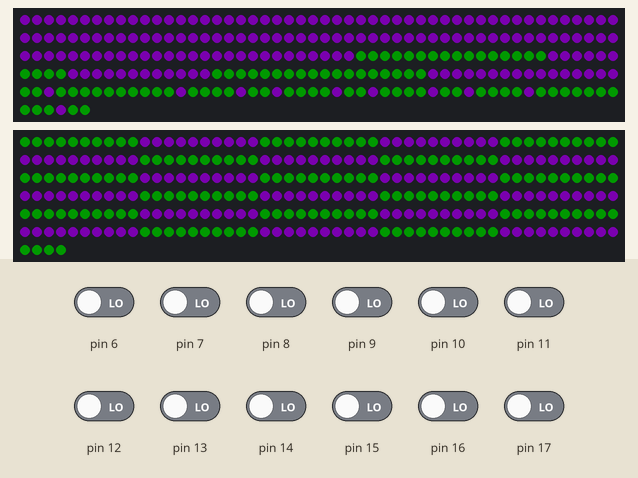
This program was run on a simulated Arduino Mega 2560, built with avr-gcc and run on an emulated ATmega2560. Parts: 256 RGB LEDs in strip order, left to right, continuing on the next row, 304 RGB LEDs in strip order, left to right, continuing on the next row. The test bench sets the inputs (shaded band); at power-on: pin 6–17 LOW. Dim RGB values are drawn brighter than linear; what the program prints to the serial monitor is not drawn.

Above: at 4.1 s.
4.2 s: pin 6 driven HIGH
At 4.63 s:
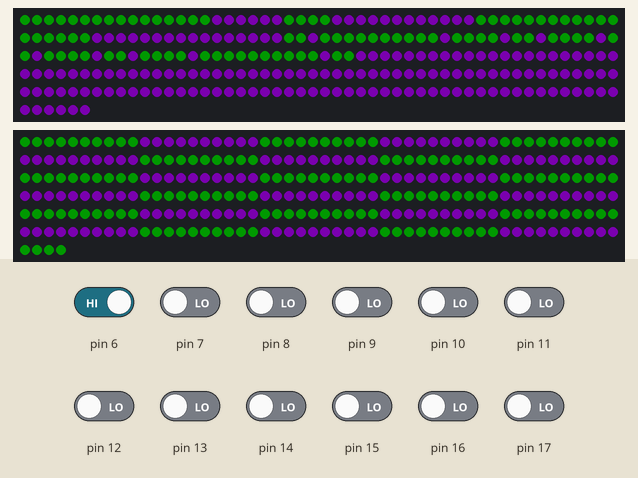
6.5 s: pin 6 driven LOW
At 9.5 s:
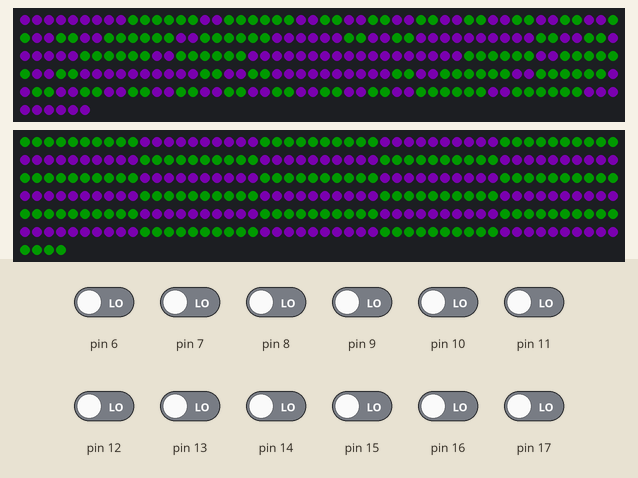
10.5 s: pin 12 driven HIGH
At 10.9 s:
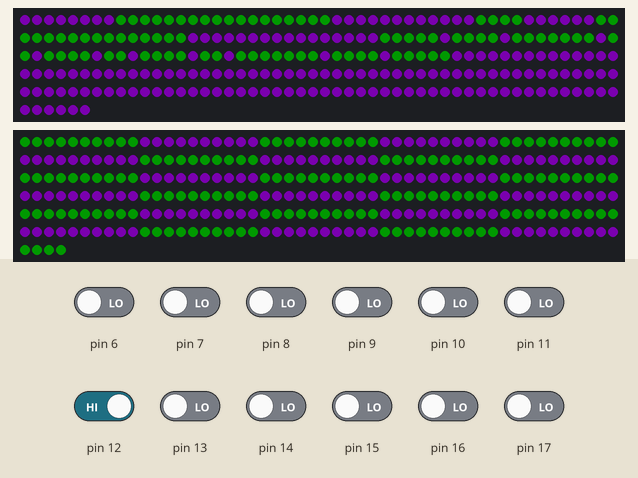
15.1 s: pin 7 driven HIGH
At 15.61 s:
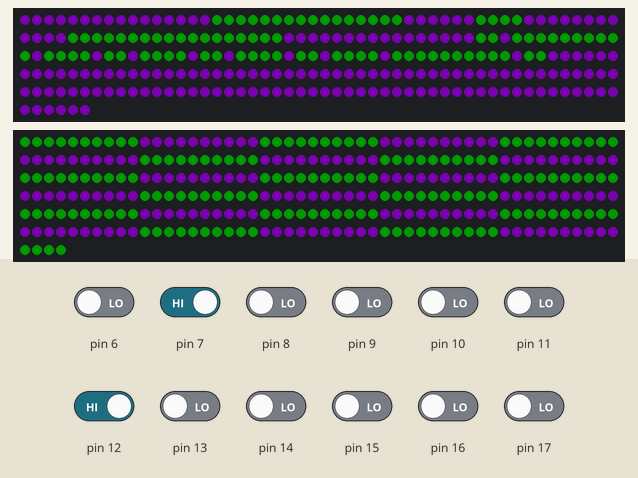
19.6 s: pin 8 driven HIGH
At 20.32 s:
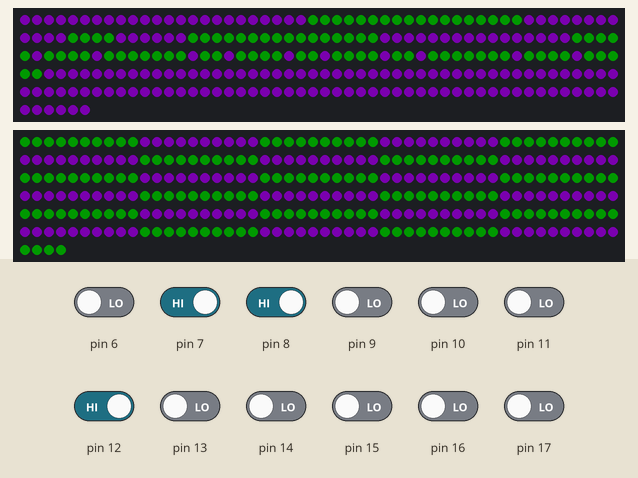
24.1 s: pin 9 driven HIGH
At 25.04 s:
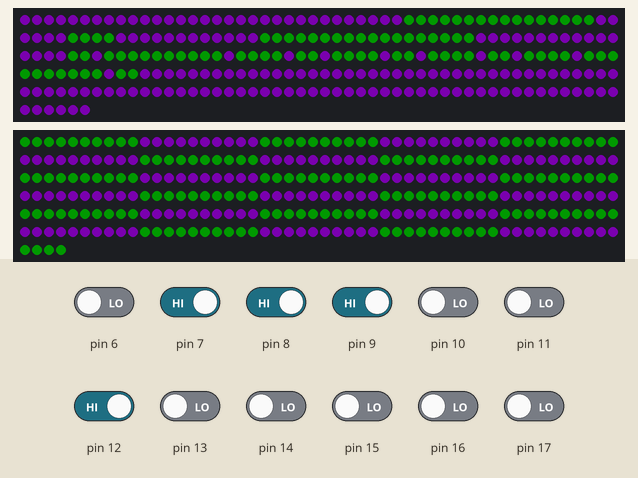

The program:

main.cpp
```cpp
#ifdef RUN_ARDUINO
  #include <Arduino.h>
  #include <FastLED.h>
#elif RUN_TEST
  #include <stdio.h>
  #include <stdlib.h>
  #include <string.h>
  #define CRGB int
  #define uint8_t int
#endif

#include "Beer_Pong_Matrix.h"
#include "Beer_Pong_Strip.h"

// Equipes //
#define EQUIPE_1 1
#define EQUIPE_2 2

// Capteurs //
#define START_SENSOR DATA_PIN + 1
#define NUM_SENSOR 12
#define BAUD 9600
#define RANGE 650

// Leds //
CRGB leds_strip[NUM_LEDS_STRIP];
CRGB leds_matrix[NUM_LEDS_MATRIX];

// Scores //
uint8_t score_1 = 6;
uint8_t score_2 = 6;


// Sensors Functions //
/**
 * Lis le nombre de capteur retournant une valeur
 * Compare au score affiché
 * S'il est différent :
 * - affiche les animations
 * - met à jour le score
*/
#ifdef RUN_ARDUINO
void read_sensors(CRGB leds_matrix[], CRGB leds_strip[])
{
  uint8_t count_1 = 0;
  uint8_t count_2 = 0;

  for (int i = 0; i < NUM_SENSOR/2; i++)
  {
    // Compte des capteurs recouvert Equipe 1 //
    if(digitalRead(i + START_SENSOR) == 0)
    {
      count_1++;
    }
  }
  for (int i = (NUM_SENSOR/2); i < NUM_SENSOR; i++)
  {
    // Compte des capteurs recouvert Equipe 2 //
    if(digitalRead(i + START_SENSOR) == 0)
    {
      count_2++;
    }
  }

  // Comparaison Capteurs recouverts avec score pour mettre à jour //
  if ((count_1 + count_2) < (score_1 + score_2))
  {
    print_US(leds_matrix, COlOR_1);
  }
  score_1 = count_1;
  score_2 = count_2;
}


void setup() {
  // Init Com Capteurs //
  Serial.begin(BAUD);
  Serial.print("Hello World\n");
  // LED Init //
  setup_matrix(leds_matrix);
  setup_strip(leds_strip);
  // Print US //
  print_US(leds_matrix, COlOR_1);
}

void loop() {
  delay(500);
  strip_ambient(leds_strip, COlOR_1, COlOR_2);
  read_sensors(leds_matrix, leds_strip);
  clear_matrix(leds_matrix, COlOR_2);
  print_score(score_1, score_2, leds_matrix);
}

#elif RUN_TEST

int main()
{
  printf("\n\n");

  print_word("Hey", 1, leds_matrix, COlOR_1);
  // defil_word("Hey", leds_matrix, COlOR_1);

  printf("\n\n");
  return 0;
}

#endif
```

Beer_Pong_Matrix.h
```cpp
#define LED_PIN  2
#define NUM_LEDS_MATRIX 256

#define COLOR_ORDER GRB
#define CHIPSET     WS2812B

#define BRIGHTNESS  64  //Choose between 0 -> ??

#define MID_LINE (6*8)
#define LAST_LINE (12*8)
#define NEXT_LINE 8
#define SHORT_CORNER 3
#define LONG_CORNER 16
#define START_LINE_1 9
#define START_LINE_2 (255 -8 -1)
#define COLUMN_1 14
#define COLUMN_2 (255 -8 -6)

#ifdef RUN_ARDUINO
    #define COlOR_1 CRGB :: DarkGreen
    #define COlOR_2 CRGB :: DarkViolet
#elif RUN_TEST
    #define COlOR_1 1
    #define COlOR_2 0
#endif

#define HIGH_MATRIX 32
#define WIDTH 8

#define Xmax 32
#define nbLettre 8
#define XLettremax 2
#define YLettremax 8
#define nbLed 256


// XYMatrix functions //

void simu_matrix(CRGB leds_matrix[]);

/**
 * Instancie les Leds et la luminosité
*/
void setup_matrix(CRGB leds_matrix[]);

/**
 * Retourne la led en position XY
*/
unsigned long getLed(int x, int y);

/**
 * Affiche sur Score sur la Matrice 8x32
 * Indiquer :
 * - Numéro d'Equipe
 * - Score de cette équipe
 * (Peut être utiliser DrawOneFrame)
*/
void print_score(uint8_t score_1, uint8_t score_2, CRGB leds_matrix[]);

/*
 * Permet d'écrire (en MAJUSCULE)
*/
void print_letter(char letter, int letter_idx, CRGB leds_matrix[], long color);

/**
 * Permet d'écrire un mot
*/
void print_word(char* word, int start_pixel, CRGB leds_matrix[], long color);

/**
 * Permet de faire défiler un mot
*/
void defil_word(char word[], CRGB leds_matrix[], long color);

/**
 *
*/
void print_US(CRGB leds_matrix[], long color);

/**
 *
*/
void matrix_animation_serpent(CRGB leds_matrix[], long color);

/**
 *
*/
void matrix_animation_ligne(CRGB leds_matrix[], long color_clear, long color_draw);

/**
 * Met toutes les leds en bleu
*/
void clear_matrix(CRGB leds_matrix[], long color);
```

Beer_Pong_Strip.h
```cpp
// How many leds in your strip?
#define NUM_LEDS_STRIP 304

// For led chips like WS2812, which have a data line, ground, and power, you just
// need to define DATA_PIN.  For led chipsets that are SPI based (four wires - data, clock,
// ground, and power), like the LPD8806 define both DATA_PIN and CLOCK_PIN
// Clock pin only needed for SPI based chipsets when not using hardware SPI
#define DATA_PIN 5

/**
 * Instancie les leds (strip)
*/
void setup_strip(CRGB leds[]);

/**
 * Affichage ambiant des leds
*/
void strip_ambient(CRGB leds[], long color_1, long color_2);

/**
 * Réalise une animation
*/
void strip_animation(CRGB leds[], long color_1, long color_2);
```

Beer_Pong_Strip.cpp
```cpp
#ifdef RUN_ARDUINO
  #include <FastLED.h>
#elif RUN_TEST
  #define CRGB int
  #define uint8_t int
#endif

#include "Beer_Pong_Strip.h"

// My Functions //

void setup_strip(CRGB leds[])
{
    #ifdef RUN_ARDUINO
        FastLED.addLeds<WS2812B, DATA_PIN, GRB>(leds, NUM_LEDS_STRIP);
    #endif
}

void strip_ambient(CRGB leds[], long color_1, long color_2)
{
    for (int i = 0; i < NUM_LEDS_STRIP; i++)
    {
        if(i%20 < 10)
        leds[i] = color_1;
        else
        leds[i] = color_2;
    }
    #ifdef RUN_ARDUINO
        FastLED.show();
        delay(1000);
    #endif
}

void strip_animation(CRGB leds[], long color_1, long color_2)
{
    for (int i = 0; i < NUM_LEDS_STRIP; i++)
    {
        if(i < NUM_LEDS_STRIP/2)
            leds[i] = color_1;
        else
            leds[i] = color_2;
        #ifdef RUN_ARDUINO
        FastLED.show();
        #endif
    }
}
```

Source omitted: Beer_Pong_Matrix.cpp (25113 bytes)

Measured:
- after the input at 4.2 s, the LEDs: change after 0.35 s (image 1)
- after the input at 10.5 s, the LEDs: first change after 0.14 s (image 3 shows a later state)
- after the input at 15.1 s, the LEDs: first change after 0.08 s (image 4 shows a later state)
- after the input at 19.6 s, the LEDs: first change after 0.11 s (image 5 shows a later state)
- after the input at 24.1 s, the LEDs: first change after 0.15 s (image 6 shows a later state)
